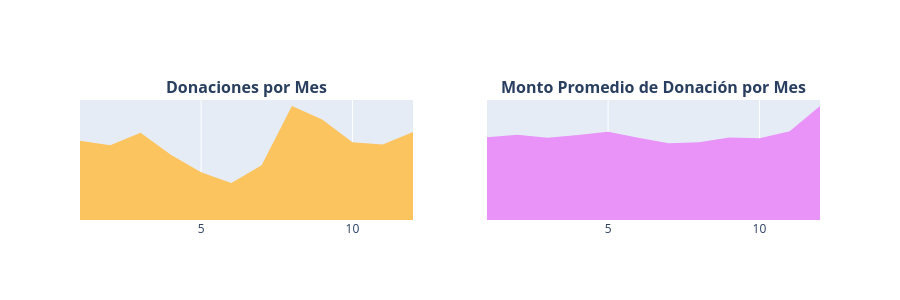

Source (notebook cell):
### Markdown cell above
> - **Donaciones por año:**
> - Desde **2012**, el número de donaciones en **DonorsChoose** ha aumentado de manera constante. Mientras que en 2012 se registraron alrededor de **150 donaciones**, en **2017** la plataforma recibió aproximadamente **1.1 millones de donaciones**.
> - La **donación individual más alta** registrada en **2017** fue de **USD 31,856**, realizada por un donante de **Lafayette, Colorado**, el **2 de marzo de 2017**.
> - Durante ese mismo año, un donante de **Manhattan Beach, California**, realizó un total de **13,751 donaciones**, convirtiéndose en la persona con el mayor número de donaciones efectuadas.
> - El **monto promedio de donación por año** fue cercano a **USD 60**, mientras que el promedio más alto se registró en **2012**, con aproximadamente **USD 166**.

## <a id="3.4.3">Donaciones por Mes</a>

- 3.4.3 Número de donaciones por mes
- 3.4.4 Monto promedio de las donaciones por mes

### Code cell
from plotly.subplots import make_subplots
import plotly.graph_objs as go
from plotly.offline import iplot

# Resumen de donaciones por mes
t2 = donations_df.groupby(['Donation Month']).agg({
    'Donation Year': 'count',
    'Donation Amount': 'mean'
}).reset_index().rename(columns={
    'Donation Year': 'Total Donations',
    'Donation Amount': 'Average Amount'
})

x = t2['Donation Month']
y1 = t2['Total Donations']
y2 = t2['Average Amount']

# Gráfica del número de donaciones
trace1 = go.Scatter(
    x=x,
    y=y1,
    fill='tozeroy',
    fillcolor='#fcc45f',
    mode='none'
)

# Gráfica del monto promedio de donación
trace2 = go.Scatter(
    x=x,
    y=y2,
    fill='tozeroy',
    fillcolor='#e993f9',
    mode='none'
)

# Crear subgráficas
fig = make_subplots(
    rows=1,
    cols=2,
    subplot_titles=(
        "<b>Donaciones por Mes</b>",
        "<b>Monto Promedio de Donación por Mes</b>"
    )
)

fig.add_trace(trace1, row=1, col=1)
fig.add_trace(trace2, row=1, col=2)

# Configuración del diseño
fig.update_layout(
    height=300,
    showlegend=False
)

# Configuración del eje Y de la primera gráfica
fig.update_yaxes(
    showgrid=False,
    zeroline=False,
    showline=False,
    ticks='',
    showticklabels=False,
    row=1,
    col=1
)

# Configuración del eje Y de la segunda gráfica
fig.update_yaxes(
    showgrid=False,
    zeroline=False,
    showline=False,
    ticks='',
    showticklabels=False,
    row=1,
    col=2
)

iplot(fig)

### Figure 1 — Plotly figure (JSON) as saved in the notebook; plotly's stock layout.template omitted (floating-point values rounded to 4 significant figures)
{"data": [{"fill": "tozeroy", "fillcolor": "#fcc45f", "mode": "none", "type": "scatter", "x": [1, 2, 3, 4, 5, 6, 7, 8, 9, 10, 11, 12], "xaxis": "x", "y": [4400, 4150, 4838, 3613, 2641, 2051, 3033, 6320, 5578, 4309, 4185, 4882], "yaxis": "y"}, {"fill": "tozeroy", "fillcolor": "#e993f9", "mode": "none", "type": "scatter", "x": [1, 2, 3, 4, 5, 6, 7, 8, 9, 10, 11, 12], "xaxis": "x2", "y": [59.11, 60.88, 58.65, 60.61, 62.9, 58.77, 54.77, 55.53, 58.83, 58.37, 63.39, 81.35], "yaxis": "y2"}], "layout": {"annotations": [{"font": {"size": 16}, "showarrow": false, "text": "<b>Donaciones por Mes</b>", "x": 0.225, "xanchor": "center", "xref": "paper", "y": 1, "yanchor": "bottom", "yref": "paper"}, {"font": {"size": 16}, "showarrow": false, "text": "<b>Monto Promedio de Donación por Mes</b>", "x": 0.775, "xanchor": "center", "xref": "paper", "y": 1, "yanchor": "bottom", "yref": "paper"}], "height": 300, "showlegend": false, "xaxis": {"anchor": "y", "domain": [0, 0.45]}, "xaxis2": {"anchor": "y2", "domain": [0.55, 1]}, "yaxis": {"anchor": "x", "domain": [0, 1], "showgrid": false, "showline": false, "showticklabels": false, "ticks": "", "zeroline": false}, "yaxis2": {"anchor": "x2", "domain": [0, 1], "showgrid": false, "showline": false, "showticklabels": false, "ticks": "", "zeroline": false}}}
